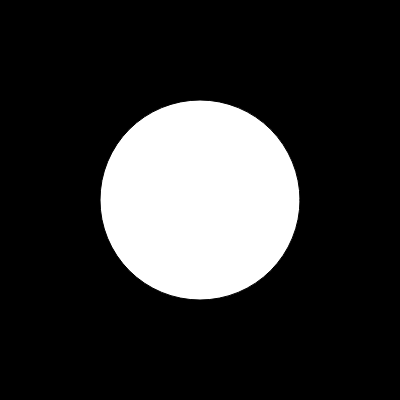
Frame 1 (no input)
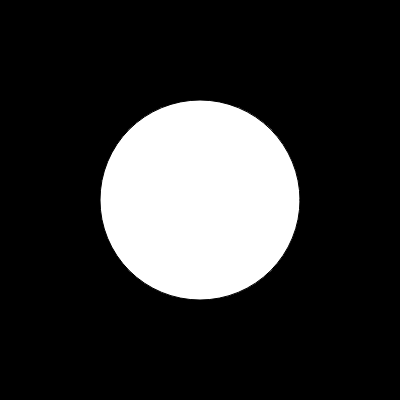
Frame 60 (no input)
Frame 120 (the mouse pressed at the canvas centre since frame 60): identical to frame 60, image omitted

The p5.js sketch that drew these frames (run headless with seeded random() and noise() and a simulated clock; from frame 60 on, the mouse is pressed at the canvas centre):

// p5.js sketch
// ── sketch.js
function setup() {
  createCanvas(400, 400);
  background(0);
}

function draw() {
  ellipse(width / 2, height / 2, 200, 200);
}
